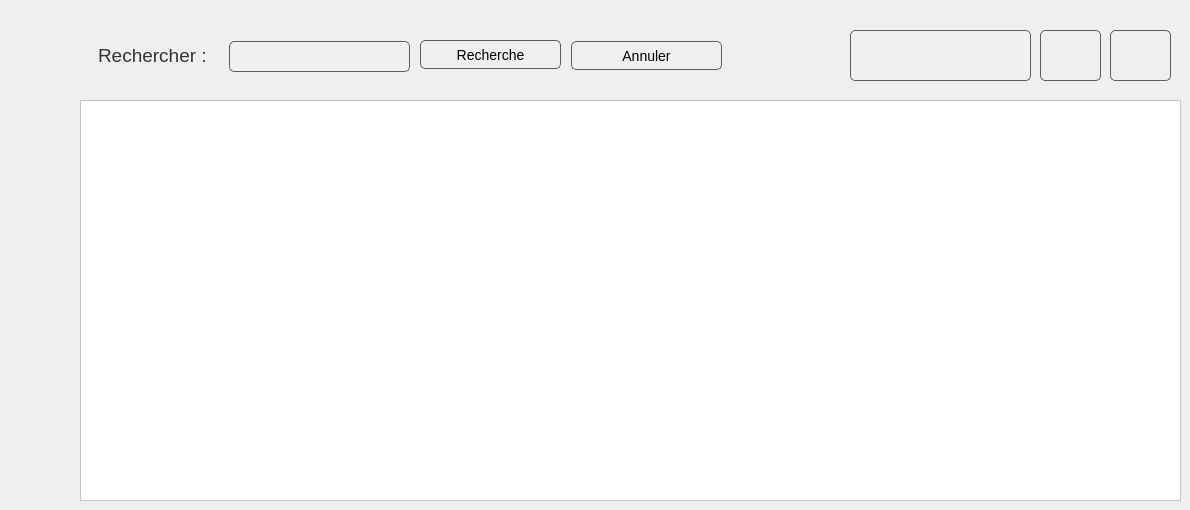
             <widget class="QWidget" name="tab_22">
              <attribute name="title">
               <string>demande</string>
              </attribute>
              <widget class="QDialogButtonBox" name="buttonBox_8">
               <property name="geometry">
                <rect>
                 <x>340</x>
                 <y>400</y>
                 <width>167</width>
                 <height>29</height>
                </rect>
               </property>
               <property name="standardButtons">
                <set>QDialogButtonBox::NoButton</set>
               </property>
              </widget>
              <widget class="QWidget" name="widget_9" native="true">
               <property name="geometry">
                <rect>
                 <x>80</x>
                 <y>20</y>
                 <width>1101</width>
                 <height>71</height>
                </rect>
               </property>
               <property name="styleSheet">
                <string notr="true">/* QLineEdit styling */
QLineEdit {
    background-color: #f0f0f0;
    border: 1px solid #5c5c5c;
    border-radius: 5px;         /* Corrected property and added border-radius */
    padding: 5px;
    font-size: 14px;
    color: #333333;
}

QLineEdit:hover {
    border: 1px solid #0078d7;
}

QLineEdit:focus {
    border: 1px solid #3b5998;
    background-color: #ffffff;
}

/* QDateEdit styling */
QDateEdit {
    background-color: #f0f0f0;
    border: 1px solid #5c5c5c;
    padding: 5px;
    font-size: 14px;
    color: #333333;
    border-radius: 5px;         /* Add border-radius for rounded corners */
}

QDateEdit::drop-down {
    subcontrol-origin: padding;
    subcontrol-position: top right;
    width: 20px;
    border-left: 1px solid #5c5c5c;
}

/* QComboBox styling */
QComboBox {
    background-color: #f0f0f0;
    border: 1px solid #5c5c5c;
    padding: 5px;
    font-size: 14px;
    color: #333333;
    border-radius: 5px;         /* Add border-radius for rounded corners */
}

QComboBox::drop-down {
    subcontrol-origin: padding;
    subcontrol-position: top right;
    width: 20px;
    border-left: 1px solid #5c5c5c;
}

/* QPushButton styling */
QPushButton {
    color: black;
    border: 1px solid #5c5c5c;
    padding: 5px 15px;
    font-size: 14px;
    border-radius: 5px;         /* Add border-radius for rounded corners */
}

QPushButton:hover {
    background-color: rgb(252, 246, 243);
}

QPushButton:pressed {
    background-color: #C0C0C0; /* Change background color when pressed */
    border: 1px solid black; /* Change border color when pressed */
}

QPushButton:disabled {
    background-color: #C0C0C0;
    color: #a0a0a0;
    border: 1px solid #d3d3d3;
}

/* QCheckBox styling */
QCheckBox {
    spacing: 5px;
    font-size: 14px;
    color: #333333;
}

QCheckBox::indicator {
    width: 16px;
    height: 16px;
}

/* QLabel styling */
QLabel {
    font-size: 14px;
    color: #333333;
    padding: 5px;
    border: none; /* Remove border if not needed */
    border-radius: 5px;         /* Add border-radius for rounded corners */
}
</string>
               </property>
               <widget class="QPushButton" name="annule_conge_2">
                <property name="geometry">
                 <rect>
                  <x>491</x>
                  <y>21</y>
                  <width>151</width>
                  <height>29</height>
                 </rect>
                </property>
                <property name="text">
                 <string>Annuler</string>
                </property>
               </widget>
               <widget class="QLabel" name="label_6">
                <property name="geometry">
                 <rect>
                  <x>10</x>
                  <y>10</y>
                  <width>181</width>
                  <height>51</height>
                 </rect>
                </property>
                <property name="text">
                 <string>&lt;html&gt;&lt;head/&gt;&lt;body&gt;&lt;p&gt;&lt;span style=&quot; font-size:14pt;&quot;&gt;Rechercher :&lt;/span&gt;&lt;/p&gt;&lt;/body&gt;&lt;/html&gt;</string>
                </property>
               </widget>
               <widget class="QLineEdit" name="id_emp_6">
                <property name="geometry">
                 <rect>
                  <x>149</x>
                  <y>21</y>
                  <width>181</width>
                  <height>31</height>
                 </rect>
                </property>
               </widget>
               <widget class="QPushButton" name="acceptation_2">
                <property name="geometry">
                 <rect>
                  <x>960</x>
                  <y>10</y>
                  <width>61</width>
                  <height>51</height>
                 </rect>
                </property>
                <property name="text">
                 <string/>
                </property>
                <property name="icon">
                 <iconset>
                  <normaloff>images/valid.png</normaloff>images/valid.png</iconset>
                </property>
               </widget>
               <widget class="QPushButton" name="refuser_2">
                <property name="geometry">
                 <rect>
                  <x>1030</x>
                  <y>10</y>
                  <width>61</width>
                  <height>51</height>
                 </rect>
                </property>
                <property name="text">
                 <string/>
                </property>
                <property name="icon">
                 <iconset>
                  <normaloff>images/ann.png</normaloff>images/ann.png</iconset>
                </property>
               </widget>
               <widget class="QLineEdit" name="id_emp_7">
                <property name="geometry">
                 <rect>
                  <x>770</x>
                  <y>10</y>
                  <width>181</width>
                  <height>51</height>
                 </rect>
                </property>
               </widget>
               <widget class="QPushButton" name="recherche_conge_2">
                <property name="geometry">
                 <rect>
                  <x>340</x>
                  <y>20</y>
                  <width>141</width>
                  <height>29</height>
                 </rect>
                </property>
                <property name="text">
                 <string>Recherche</string>
                </property>
               </widget>
              </widget>
              <widget class="QTableView" name="afficher_conge_2">
               <property name="geometry">
                <rect>
                 <x>80</x>
                 <y>100</y>
                 <width>1101</width>
                 <height>401</height>
                </rect>
               </property>
               <property name="styleSheet">
                <string notr="true">background-color: rgb(255, 255, 255);</string>
               </property>
              </widget>
             </widget>
